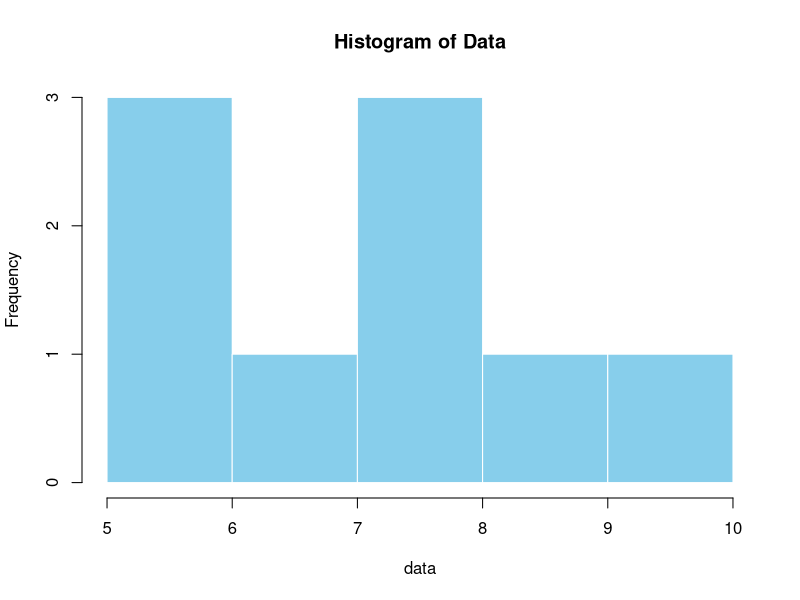
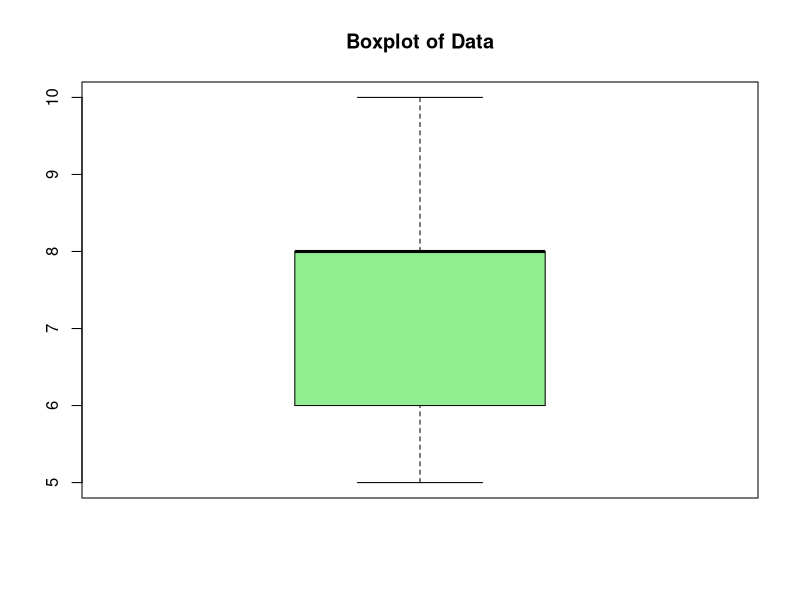
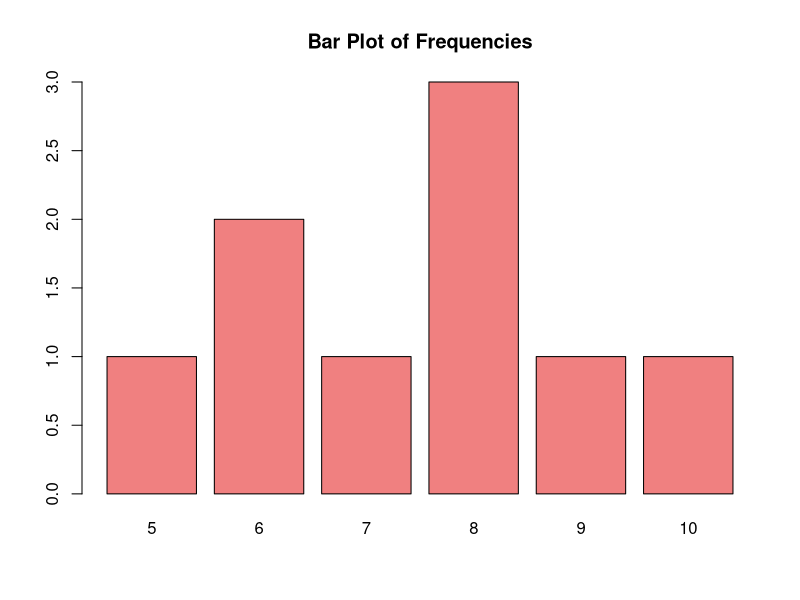

Generate these figures, in order, with R:
## ---- chunk 1
# Sample data
data <- c(5, 8, 9, 6, 8, 7, 10, 6, 8)

# Mean
mean(data)

# Median
median(data)

# Mode (custom function)
get_mode <- function(x) {
  uniqx <- unique(x)
  uniqx[which.max(tabulate(match(x, uniqx)))]
}
get_mode(data)
## ---- chunk 2
# Range
range(data)
diff(range(data))  # Range as a single number

# Variance
var(data)

# Standard Deviation
sd(data)
## ---- chunk 3
# Histogram
hist(data, main = "Histogram of Data", col = "skyblue", border = "white")
## ---- chunk 4
# Boxplot
boxplot(data, main = "Boxplot of Data", col = "lightgreen")
## ---- chunk 5
# Bar plot for frequency
barplot(table(data), main = "Bar Plot of Frequencies", col = "lightcoral")
